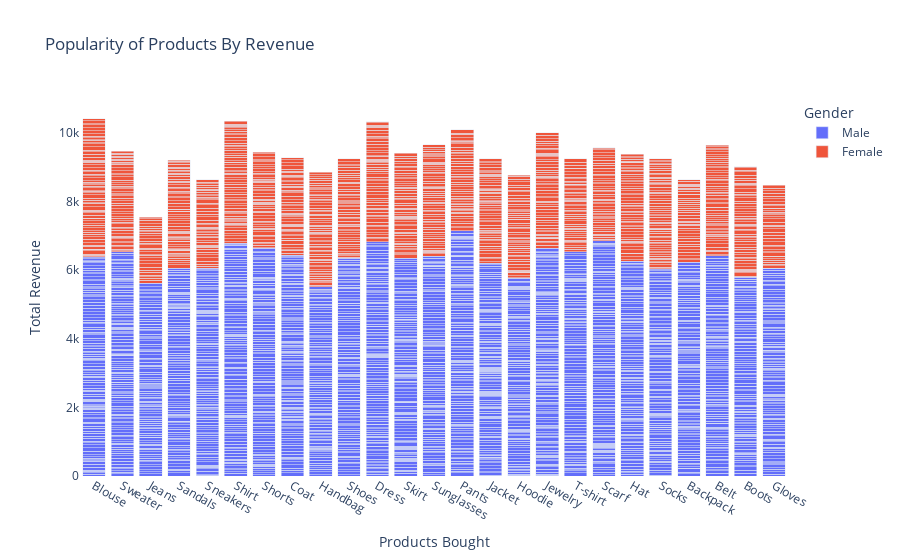

The cell this chart's notebook holds for it:
### Code cell
fig = px.bar(data1, x='Item Purchased', y='Purchase Amount (USD)', color='Gender',
             title='Popularity of Products By Revenue', barmode='stack')

fig.update_layout(
    xaxis_title='Products Bought',
    yaxis_title='Total Revenue',
    plot_bgcolor='white',
)

fig.show()


grouped_data = data1.groupby(['Item Purchased', 'Gender'])['Frequency of Purchases'].sum().unstack()
colours = ['lightcoral', 'blue']

grouped_data.plot(kind='bar', figsize=(14, 7), color=colours, width=0.8)

plt.show()

### Figure 1 — Plotly figure (JSON) as saved in the notebook; plotly's stock layout.template omitted (floating-point values rounded to 4 significant figures; data arrays with more than 128 entries replaced by an {"elided": "..."} marker saying what was removed)
{"data": [{"hovertemplate": "Gender=Male<br>Item Purchased=%{x}<br>Purchase Amount (USD)=%{y}<extra></extra>", "legendgroup": "Male", "marker": {"color": "#636efa", "pattern": {"shape": ""}}, "name": "Male", "orientation": "v", "showlegend": true, "textposition": "auto", "type": "bar", "x": {"elided": "2652 str values"}, "xaxis": "x", "y": {"elided": "2652 int values"}, "yaxis": "y"}, {"hovertemplate": "Gender=Female<br>Item Purchased=%{x}<br>Purchase Amount (USD)=%{y}<extra></extra>", "legendgroup": "Female", "marker": {"color": "#EF553B", "pattern": {"shape": ""}}, "name": "Female", "orientation": "v", "showlegend": true, "textposition": "auto", "type": "bar", "x": {"elided": "1248 str values"}, "xaxis": "x", "y": {"elided": "1248 int values"}, "yaxis": "y"}], "layout": {"barmode": "stack", "legend": {"title": {"text": "Gender"}, "tracegroupgap": 0}, "plot_bgcolor": "white", "title": {"text": "Popularity of Products By Revenue"}, "xaxis": {"anchor": "y", "domain": [0, 1], "title": {"text": "Products Bought"}}, "yaxis": {"anchor": "x", "domain": [0, 1], "title": {"text": "Total Revenue"}}}}
